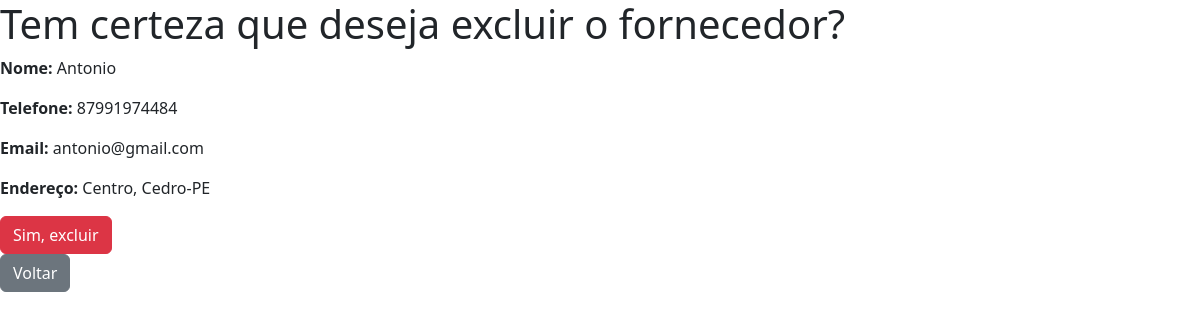
/fornecedor/deletar/1/, run on the app's committed database.
### estoque/models.py (models this page shows, shortened)
class Fornecedor(models.Model):
    id = models.AutoField(primary_key=True)
    nome = models.CharField(max_length=100)
    telefone = models.CharField(max_length=15)
    email = models.EmailField(max_length=255)
    endereco = models.CharField(max_length=200)

### estoque/views.py (the view)
# urls.py: path('fornecedor/deletar/<int:id>/', views.deletar_fornecedor, name='deletar_fornecedor'),
def deletar_fornecedor(request, id):
    fornecedor = get_object_or_404(Fornecedor, id=id)
    if request.method == 'POST':
        fornecedor.delete()
        return redirect('listar_fornecedores')
    return render(request, 'fornecedor/deletar_fornecedor.html', {'fornecedor': fornecedor})

### estoque/templates/fornecedor/deletar_fornecedor.html (shortened to what this page needs)
<!DOCTYPE html>
<html lang="pt-br">
<head>
    <link href="https://cdn.jsdelivr.net/npm/bootstrap@5.3.3/dist/css/bootstrap.min.css" rel="stylesheet"
>
</head>
<body>
    <h1>Tem certeza que deseja excluir o fornecedor?</h1>
    <p><strong>Nome:</strong> {{ fornecedor.nome }}</p>
    <p><strong>Telefone:</strong> {{ fornecedor.telefone }}</p>
    <p><strong>Email:</strong> {{ fornecedor.email }}</p>
    <p><strong>Endereço:</strong> {{ fornecedor.endereco }}</p>
    <form method="POST">
        <button type="submit" class="btn btn-danger">Sim, excluir</button>
    </form>
    <a href="{% url 'listar_fornecedores' %}" class="btn btn-secondary">Voltar</a>
</body>
</html>

### data on the page
Fornecedor: nome "Antonio", telefone "87991974484", email "antonio@gmail.com", endereco "Centro, Cedro-PE"
